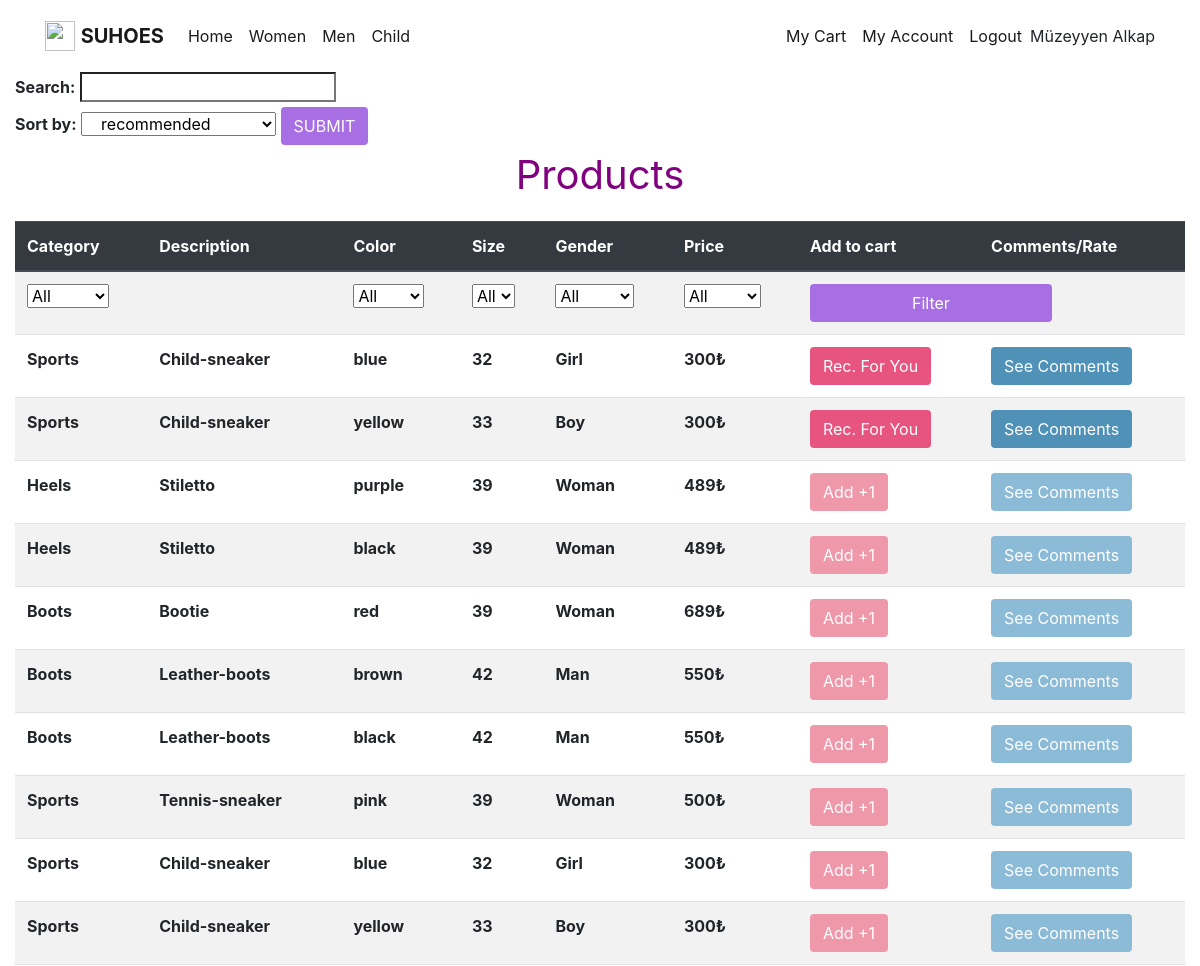
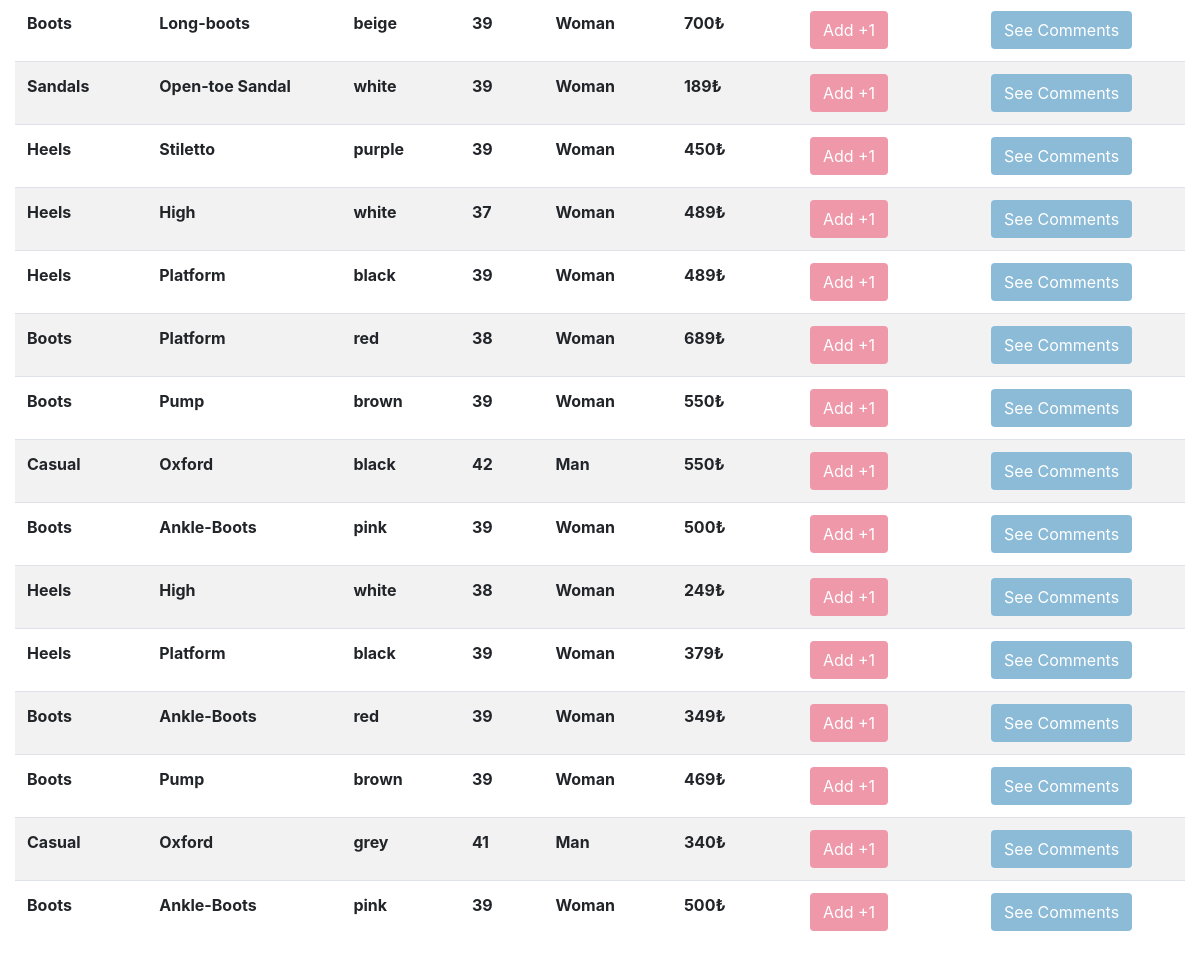
The app's page /table.php (signed in) with its own data (2 pictures, top to bottom).
### tables this page shows
CREATE TABLE `products` (
  `product_id` int(11) NOT NULL,
  `category` char(30) NOT NULL,
  `price` int(11) NOT NULL,
  `description` char(50) NOT NULL,
  `stock` int(11) NOT NULL,
  `color` char(20) NOT NULL,
  `size` int(11) NOT NULL,
  `gender` char(10) NOT NULL
);

### table.php (the view, shortened to what this page needs)
<?php
	 include "config.php";
	?>
<!doctype html>
<html lang="en">
	<head>
		<link rel="stylesheet" href="https://stackpath.bootstrapcdn.com/bootstrap/4.3.1/css/bootstrap.min.css">
	</head>
	<body>
		<nav class="navbar navbar-expand-lg navbar-light dg-light">
			<div class="container">
				<a href="table.php" class="navbar-brand">
					<img src="heels.jpg" width="30" height="30" alt="" class="d-inline-block align-top">
					<b>SUHOES</b>
				</a>
				<div class="collapse navbar-collapse" id="navbarNav">
					<ul class="navbar-nav mr-auto" >
						<li class="nav-item active"><a class="nav-link" href="table.php">Home</a></li>
						<li class="nav-item active"><a class="nav-link" href="women.php">Women</a></li>
						<li class="nav-item active"><a class="nav-link" href="men.php">Men</a></li>
						<li class="nav-item active"><a class="nav-link" href="child.php">Child</a></li>
					</ul>
					<span class="navbar-text">
						<ul  class="navbar-nav mr-auto">
							<li class="nav-item active"><a class="nav-link" href="my_cart.php">My Cart</a></li>
							<li class="nav-item active"><a class="nav-link" href="my_account.php">My Account</a></li>
							<li class="nav-item active"><a class="nav-link" href="logout.php">Logout</a></li>
						</ul>
					</span>
				</div>
				<?php
					echo $_SESSION["name"];
				?>
			</div>
		</nav>
		<div class="col-lg-12" >
		<form action="table.php"  method="post">
			<label for="search"><b>Search: </b></label>
			<input type="search" id="search" name="search">
	<br>
		<label  for="sort" ><b>Sort by: </b></label>
       <select class="col-md-2" name="sort" id="sort" >
			 <option value="recommended">recommended</option>
      </select>
			<input type="submit" value="SUBMIT" class="btn" style="background-color:#a76fe3;color:white;">
		</form>
				<p class="lead" style="text-align:center ; color:purple; font-size:40px" ><b>Products</b></p>
				<table class="table table-striped table-hover">
					<thead class="thead-dark">
						<tr>
							<th scope="col" >Category</th>
							<th scope="col" >Description</th>
							<th scope="col" >Color</th>
							<th scope="col" >Size</th>
							<th scope="col" >Gender</th>
							<th scope="col" >Price</th>
							<th scope="col" >Add to cart</th>
							<th scope="col" >Comments/Rate</th>
						</tr>
					</thead>
					<tbody>
					<?php
					if(isset($_POST["search"]) && !isset($_POST["sort"])){
						$search = $_POST["search"];
						$sql = "SELECT * FROM products p WHERE p.stock > 0 and
						(p.description LIKE '%" . $search . "%'  or
						p.category LIKE '%" . $search . "%'  or
						p.color LIKE '%" . $search . "%'  or
						p.size LIKE '%" . $search . "%'  or
						p.gender LIKE '%" . $search . "%'  or
						p.price LIKE '%" . $search . "%'   );";
						$result = mysqli_query($db, $sql);
					}
					else if(isset($_POST["sort"]) && !isset($_POST["search"]) && $_POST["sort"] != "recommended")
					{
						$sort = $_POST["sort"];
						$sql = "SELECT * FROM products p WHERE p.stock > 0 ORDER BY ".$sort.";";
						$result = mysqli_query($db, $sql);
					}
					else
					{
						echo "<tr>" . '<form method="post" action="table.php">'. "<th>" .
						'<select name="category" id="category">' ;
						$sql_c = "SELECT DISTINCT(p.category) FROM products p WHERE p.stock >0;";
						$result_c = mysqli_query($db, $sql_c);
						echo '<option value="All">All</option>';
						while($row = mysqli_fetch_assoc($result_c))
						{
							$category = $row["category"];
						}
						echo'</select>'. "</th>";
						echo "<th>" . "</th>";
						echo "<th>" .  '<select  name="color" id="color">' ;
						$sql_co = "SELECT DISTINCT(p.color) FROM products p WHERE p.stock >0;";
						$result_co = mysqli_query($db, $sql_co);
						echo '<option value="All">All</option>';
						while($row = mysqli_fetch_assoc($result_co))
						{
							$color = $row["color"];
						}
						echo'</select>'. "</th>";
						echo "<th>" .  '<select  name="size" id="size">' ;
						$sql_s = "SELECT DISTINCT(p.size) FROM products p WHERE p.stock >0;";
						$result_s = mysqli_query($db, $sql_s);
						echo '<option value="All">All</option>';
						while($row = mysqli_fetch_assoc($result_s))
						{
							$size = $row["size"];
						}
						echo'</select>'. "</th>";
						echo "<th>" .  '<select name="gender" id="gender">' ;
						$sql_g = "SELECT DISTINCT(p.gender) FROM products p WHERE p.stock >0;";
						$result_g = mysqli_query($db, $sql_g);
						echo '<option value="All">All</option>';
						while($row = mysqli_fetch_assoc($result_g))
						{
							$gender = $row["gender"];
						}
						echo '</div>';
						echo "<th>" . '<select name="price" id="price">' ;
						echo '<option value="All">All</option>';
						echo'</select>'.  "</th>";
						echo "<th colspan='2'>" .  '<input type="submit" class="col-md-8 btn" style="background-color:#a76fe3;color:white;" value="Filter"/>' ."</th>";
						if(isset( $_POST["category"]) &&   $_POST["category"] != "All" )
						{
							$category = $_POST["category"];
						}
						else
						{
							$category = "%";
						}
						if(isset( $_POST["color"])  &&   $_POST["color"] != "All" )
						{
							$color = $_POST["color"];
						}
						else
						{
							$color = "%";
						}
						if(isset( $_POST["size"]) &&  $_POST["size"] != "All" )
						{
							$size = $_POST["size"];
						}
						else
						{
							$size = "%";
						}
						if(isset( $_POST["price"]) &&     $_POST["price"] != "All" )
						{
							$price = $_POST["price"];
						}
						else
						{
							$sql = "SELECT MAX(p.price) as max FROM products p WHERE p.stock > 0;";
							$result_max = mysqli_query($db, $sql);
							$row = mysqli_fetch_assoc($result_max);
							$price = $row["max"];
						}
						if(isset( $_POST["gender"]) &&     $_POST["gender"] != "All" )
						{
							$gender = $_POST["gender"];
						}
						else
						{
							$gender ="%";
						}
						$sql = "SELECT * FROM products p WHERE p.stock > 0 and p.category LIKE '".$category."'
						and p.color LIKE '".$color."'
						and p.size LIKE '".$size."'
						and p.price <= '".$price."'
						and p.gender LIKE '".$gender."';";
						$result = mysqli_query($db, $sql);
					}
					$customer_id = $_SESSION["id"];
					$descriptions = (array) null;
					$categories = (array) null;
					$result_1 = mysqli_query($db, "SELECT DISTINCT(`category`) as cat FROM `products`");
					while($row = mysqli_fetch_array($result_1)) {
							$categories[$row['cat']] = 0;
					}
					$result_2 = mysqli_query($db, "SELECT DISTINCT(`description`) as des FROM `products`");
					while($row = mysqli_fetch_array($result_2)) {
							$descriptions[$row['des']] = 0;
					}
					$result_3 = mysqli_query($db, "SELECT `includes`.`product_id`, `includes`.`piece`, `products`.`description`, `products`.`category`
					FROM `includes` JOIN `products` ON `includes`.`product_id` = `products`.`product_id`
					WHERE `basket_id` in (SELECT `basket_id` FROM `orders`
					WHERE `customer_id` = ".$customer_id.");");
					while($row = mysqli_fetch_array($result_3)) {
							$descriptions[$row['description']] += $row['piece'];
							$categories[$row['category']] += $row['piece'];
					}
					arsort($descriptions);
					arsort($categories);
					reset($descriptions);
					reset($categories);
					$target_des = key($descriptions);
					$target_cat = key($categories);
					$sql_category3 = "SELECT * FROM products p WHERE p.stock > 0
					and p.category ='".$target_cat."' and  p.description !=  '".$target_des."' LIMIT 2;";
					$result_4 = mysqli_query($db, $sql_category3);
					while($row_2 = mysqli_fetch_assoc($result_4))
					{
						echo "<tr>" . "<th>" . $row_2["category"] . "</th>".
						"<th>" . $row_2["description"] . "</th>".
						"<th>" . $row_2["color"] . "</th>".
						"<th>" . $row_2["size"] . "</th>".
						"<th>" . $row_2["gender"] . "</th>".
						"<th>" . $row_2["price"] . "₺</th>" .
						"<th>".
						'<button type="submit" id="add" class="text-light btn" name="add" style="background-color:#e75480;color:#cceaea;" type="btn-primary">
							<a id="pressed" style="color:white;" href="add.php?product_id='. $row_2["product_id"].'">Rec. For You</a> </button>'
							. "</th>" ."<th>".
							'<button type="submit" id="add" class="text-light btn " style="background-color:#5091b8;color:white;"  name="add" type="btn-primary">
							<a id="pressed" style="color:white" href="see_comment.php?product_id='.$row_2["product_id"].'">See Comments</a> </button>'
							. "</th>" .
							"</tr>";
					}
						while($row = mysqli_fetch_assoc($result))
						{
							$my_id = $row["product_id"];
							$my_categ = $row["category"];
							$my_desc = $row["description"];
							$my_color = $row["color"];
							$my_size = $row["size"];
							$my_gender = $row["gender"];
							$my_price= $row["price"];
							echo "<tr>" . "<th>".   $my_categ . "</th>".
								"<th>" . $my_desc . "</th>".
								"<th>" . $my_color . "</th>".
								"<th>" . $my_size . "</th>".
								"<th>" . $my_gender . "</th>".
								"<th>" . $my_price ."₺". "</th>" .
							"<th>".
							'<button type="submit" id="add" class="text-light btn" name="add" style="background-color:#ef98aa;color:#cceaea;" type="btn-primary">
							<a id="pressed" style="color:white" href="add.php?product_id='.$my_id.'">Add +1</a> </button>'
							. "</th>" ."<th>".
							'<button type="submit" id="add" class="text-light btn" name="add" style="background-color:#8cbbd8">
							<a id="pressed" style="color:white" href="see_comment.php?product_id='.$my_id.'">See Comments</a> </button>'
							. "</th>" .
							"</tr>";
						}
					?>
	</body>
</html>

### records on screen
products: category "Sports", description "Child-sneaker", color "blue", size "32", gender "Girl", price "300"
products: category "Sports", description "Child-sneaker", color "yellow", size "33", gender "Boy", price "300"
products: category "Heels", description "Stiletto", color "purple", size "39", gender "Woman", price "489"
products: category "Heels", description "Stiletto", color "black", size "39", gender "Woman", price "489"
products: category "Boots", description "Bootie", color "red", size "39", gender "Woman", price "689"
products: category "Boots", description "Leather-boots", color "brown", size "42", gender "Man", price "550"
products: category "Boots", description "Leather-boots", color "black", size "42", gender "Man", price "550"
products: category "Sports", description "Tennis-sneaker", color "pink", size "39", gender "Woman", price "500"
products: category "Boots", description "Long-boots", color "beige", size "39", gender "Woman", price "700"
products: category "Sandals", description "Open-toe Sandal", color "white", size "39", gender "Woman", price "189"
products: category "Heels", description "Stiletto", color "purple", size "39", gender "Woman", price "450"
products: category "Heels", description "High", color "white", size "37", gender "Woman", price "489"
products: category "Heels", description "Platform", color "black", size "39", gender "Woman", price "489"
products: category "Boots", description "Platform", color "red", size "38", gender "Woman", price "689"
products: category "Boots", description "Pump", color "brown", size "39", gender "Woman", price "550"
products: category "Casual", description "Oxford", color "black", size "42", gender "Man", price "550"
products: category "Boots", description "Ankle-Boots", color "pink", size "39", gender "Woman", price "500"
products: category "Heels", description "High", color "white", size "38", gender "Woman", price "249"
products: category "Heels", description "Platform", color "black", size "39", gender "Woman", price "379"
products: category "Boots", description "Ankle-Boots", color "red", size "39", gender "Woman", price "349"
products: category "Boots", description "Pump", color "brown", size "39", gender "Woman", price "469"
products: category "Casual", description "Oxford", color "grey", size "41", gender "Man", price "340"
products: category "Boots", description "Ankle-Boots", color "pink", size "39", gender "Woman", price "500"

### other values on screen
$_SESSION["name"] "Müzeyyen Alkap"
